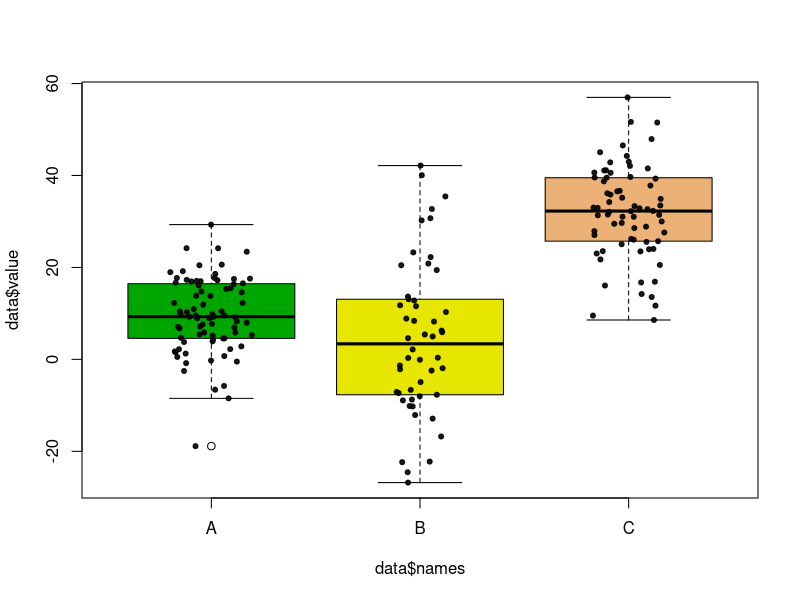

The R script that drew this image: (Note: this script raises an error after producing the figure.)
## ---- chunk 1
knitr::opts_chunk$set( warning=FALSE, message=FALSE)
## ---- chunk 2
# Create data
names <- as.factor(c(rep("A", 80) , rep("B", 50) , rep("C", 70)))
value <- c( rnorm(80 , mean=10 , sd=9) , rnorm(50 , mean=2 , sd=15) , rnorm(70 , mean=30 , sd=10) )
data <- data.frame(names,value)
 
# Basic boxplot
boxplot(data$value ~ data$names , col=terrain.colors(4) )
 
# Add data points
mylevels <- levels(data$names)
levelProportions <- summary(data$names)/nrow(data)
for(i in 1:length(mylevels)){
 
  thislevel <- mylevels[i]
  thisvalues <- data[data$names==thislevel, "value"]
   
  # take the x-axis indices and add a jitter, proportional to the N in each level
  myjitter <- jitter(rep(i, length(thisvalues)), amount=levelProportions[i]/2)
  points(myjitter, thisvalues, pch=20, col=rgb(0,0,0,.9)) 
   
}
## ---- chunk 3
htmltools::includeHTML("htmlChunkRelatedDistribution.html")
